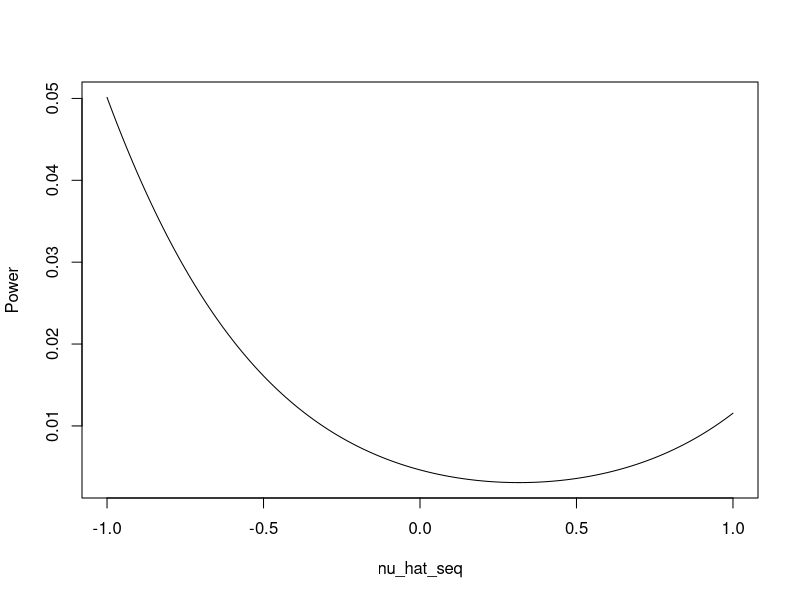

Generate this figure with R:
n = 10
a = 0.1
u0 = 0
sd = 1

c2<-qnorm(0.975,sd)
nu_hat_seq = seq(-1, 1, 0.01)
power<-1-(pnorm(c2 + nu_hat_seq,sqrt(sd/n))-pnorm(-c2 + nu_hat_seq,sqrt(sd/n)))
plot(nu_hat_seq, power, type = "l", ylab = "Power" )

